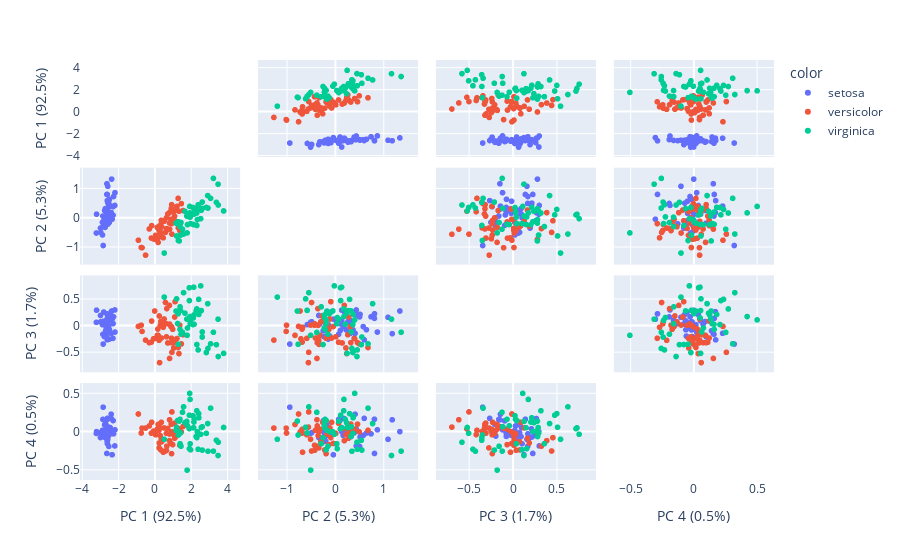

This figure's notebook cell:
### Code cell
from sklearn.decomposition import PCA

df = px.data.iris()
features = ["sepal_width", "sepal_length", "petal_width", "petal_length"]

pca = PCA()
components = pca.fit_transform(df[features])
labels = {
    str(i): f"PC {i+1} ({var:.1f}%)"
    for i, var in enumerate(pca.explained_variance_ratio_ * 100)
}

fig = px.scatter_matrix(
    components,
    labels=labels,
    dimensions=range(4),
    color=df["species"]
)
fig.update_traces(diagonal_visible=False)
fig.show()
